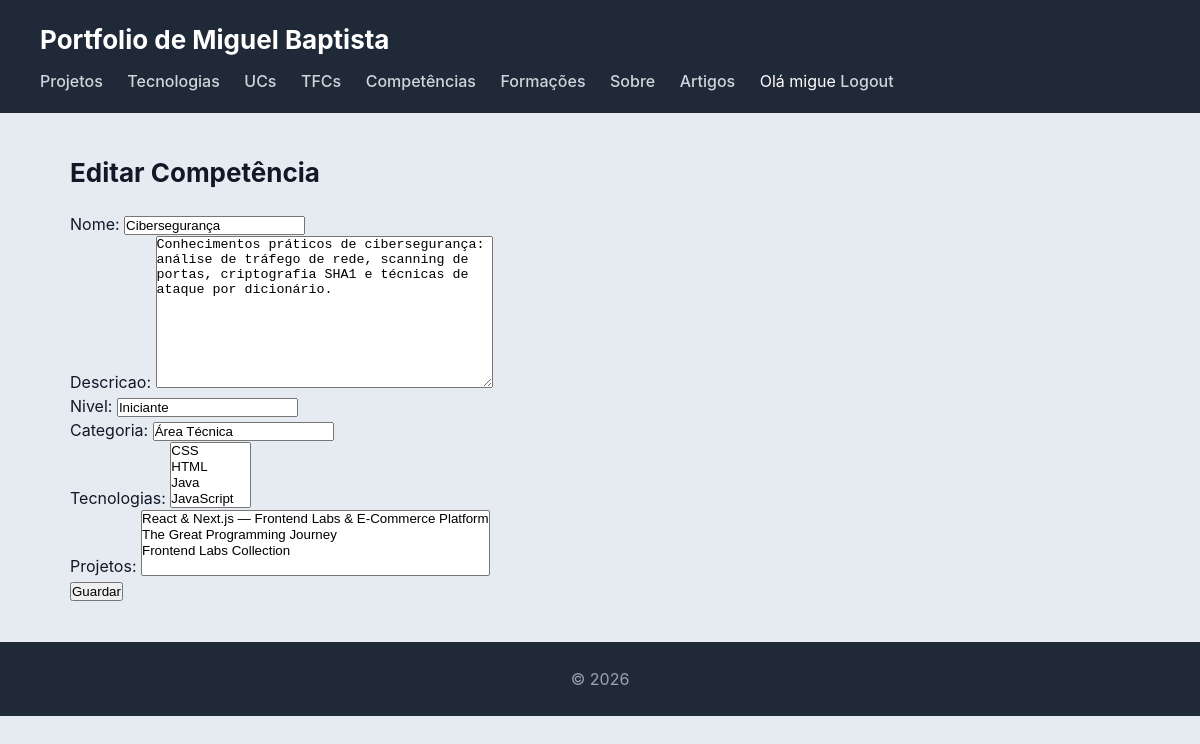
The app's page /portfolio/competencia/5/edita/ (signed in) with its own data.
### portfolio/models.py (models this page shows, shortened)
class Competencia(models.Model):
    nome = models.CharField(max_length=200)
    descricao = models.TextField(blank=True)
    nivel = models.CharField(max_length=50, blank=True)
    categoria = models.CharField(max_length=100, blank=True)
    tecnologias = models.ManyToManyField(Tecnologia, blank=True, related_name='competencias')
    projetos = models.ManyToManyField(Projeto, blank=True, related_name='competencias')
    class Meta:
        verbose_name = 'Competência'
        verbose_name_plural = 'Competências'
        ordering = ['nome']

class Tecnologia(models.Model):
    nome = models.CharField(max_length=100)
    descricao = models.TextField(blank=True)
    logo = models.ImageField(upload_to='tecnologias/', blank=True, null=True)
    url_oficial = models.URLField(blank=True)
    categoria = models.CharField(max_length=100, blank=True)
    nivel_interesse = models.IntegerField(default=3)
    pontos_destaque = models.TextField(blank=True)
    tipo = models.ForeignKey(TipoTecnologia, on_delete=models.SET_NULL, null=True, blank=True)
    def __str__(self):
        return self.nome
    class Meta:
        verbose_name = 'Tecnologia'
        verbose_name_plural = 'Tecnologias'
        ordering = ['nome']

### portfolio/views.py (the view)
# urls.py: path('competencia/<int:id>/edita/', views.edita_competencia_view, name='edita_competencia'),
@login_required
def edita_competencia_view(request, id):
    competencia = Competencia.objects.get(id=id)
    if request.POST:
        form = CompetenciaForm(request.POST or None, request.FILES, instance=competencia)
        if form.is_valid():
            form.save()
            return redirect('competencias')
    else:
        form = CompetenciaForm(instance=competencia)
    return render(request, 'portfolio/edita_competencia.html', {'form': form, 'competencia': competencia})

### portfolio/forms.py
class CompetenciaForm(forms.ModelForm):
    class Meta:
        model = Competencia
        fields = '__all__'

### portfolio/models.py (called while the page is built)
    def __str__(self):
        return self.titulo

### portfolio/templates/portfolio/edita_competencia.html (shortened to what this page needs)
{% extends "portfolio/base.html" %}
{% block content %}
<h2>Editar Competência</h2>
<form action="{% url 'edita_competencia' competencia.id %}" method="post" enctype="multipart/form-data">
    {{ form.as_p }}
    <button type="submit">Guardar</button>
</form>
{% endblock %}

### portfolio/templates/portfolio/base.html (shortened to what this page needs)
{% load static %}
<!DOCTYPE html>
<html lang="pt">
<head>
    <link rel="stylesheet" href="{% static 'portfolio/styles.css' %}">
</head>
<body>
    <header>
        <h1>Portfolio de Miguel Baptista</h1>
        <nav>
            <a href="{% url 'projetos' %}">Projetos</a>
            <a href="{% url 'tecnologias' %}">Tecnologias</a>
            <a href="{% url 'ucs' %}">UCs</a>
            <a href="{% url 'tfcs' %}">TFCs</a>
            <a href="{% url 'competencias' %}">Competências</a>
            <a href="{% url 'formacoes' %}">Formações</a>
            <a href="{% url 'sobre' %}">Sobre</a>
            <a href="{% url 'artigos' %}">Artigos</a>
            {% if request.user.is_authenticated %}
                <span>Olá {{ request.user.username }}</span>
                <a href="{% url 'logout' %}">Logout</a>
            {% else %}
                <a href="{% url 'login' %}">Login</a>
            {% endif %}
        </nav>
    </header>
    <main>
        {% block content %}
        {% endblock %}
    </main>
    <footer>
        <p>&copy; 2026</p>
    </footer>
</body>
</html>

### portfolio/static/portfolio/styles.css (style rules this page uses)
* { box-sizing: border-box; margin: 0; padding: 0; }
body { font-family: "Inter", "Segoe UI", system-ui, -apple-system, sans-serif; background: #e6ebf2; color: #111827; line-height: 1.5; }
body > header { background: #1f2937; color: white; padding: 20px 40px; }
body > header h1 { font-size: 26px; }
body > header nav { margin-top: 10px; }
body > header nav a { color: #d1d5db; margin-right: 20px; text-decoration: none; font-weight: 500; }
main { max-width: 1100px; margin: 40px auto; padding: 0 20px; }
h2 { margin-bottom: 20px; font-size: 26px; }
footer { text-align: center; padding: 25px; background: #1f2937; color: #9ca3af; margin-top: 40px; }

### records on screen
Competencia: nome "Cibersegurança", descricao "Conhecimentos práticos de cibersegurança: análise de tráfego de rede, scanning de portas, criptografia SHA1 e técnicas de ataque por dicionário.", nivel "Iniciante", categoria "Área Técnica"

### other values on screen
{{ request.user.username }} "migue"
